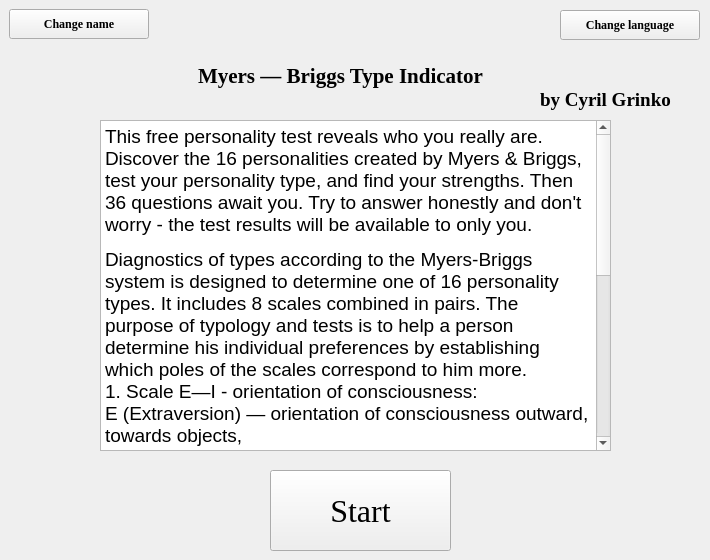
<?xml version="1.0" encoding="UTF-8"?>
<ui version="4.0">
 <class>MainMenu</class>
 <widget class="QWidget" name="MainMenu">
  <property name="geometry">
   <rect>
    <x>0</x>
    <y>0</y>
    <width>710</width>
    <height>560</height>
   </rect>
  </property>
  <property name="sizePolicy">
   <sizepolicy hsizetype="Fixed" vsizetype="Fixed">
    <horstretch>0</horstretch>
    <verstretch>0</verstretch>
   </sizepolicy>
  </property>
  <property name="minimumSize">
   <size>
    <width>710</width>
    <height>560</height>
   </size>
  </property>
  <property name="maximumSize">
   <size>
    <width>710</width>
    <height>560</height>
   </size>
  </property>
  <property name="windowTitle">
   <string>Myers-Briggs test</string>
  </property>
  <widget class="QLabel" name="autor">
   <property name="geometry">
    <rect>
     <x>540</x>
     <y>90</y>
     <width>161</width>
     <height>20</height>
    </rect>
   </property>
   <property name="font">
    <font>
     <family>Times New Roman</family>
     <pointsize>14</pointsize>
     <weight>75</weight>
     <bold>true</bold>
    </font>
   </property>
   <property name="layoutDirection">
    <enum>Qt::LeftToRight</enum>
   </property>
   <property name="text">
    <string>by Cyril Grinko</string>
   </property>
  </widget>
  <widget class="QPushButton" name="change_language_bt">
   <property name="geometry">
    <rect>
     <x>560</x>
     <y>10</y>
     <width>140</width>
     <height>30</height>
    </rect>
   </property>
   <property name="sizePolicy">
    <sizepolicy hsizetype="Fixed" vsizetype="Fixed">
     <horstretch>0</horstretch>
     <verstretch>0</verstretch>
    </sizepolicy>
   </property>
   <property name="minimumSize">
    <size>
     <width>140</width>
     <height>30</height>
    </size>
   </property>
   <property name="maximumSize">
    <size>
     <width>140</width>
     <height>30</height>
    </size>
   </property>
   <property name="font">
    <font>
     <family>Times New Roman</family>
     <pointsize>9</pointsize>
     <weight>75</weight>
     <bold>true</bold>
    </font>
   </property>
   <property name="text">
    <string>Change language</string>
   </property>
  </widget>
  <widget class="QPushButton" name="start_bt">
   <property name="geometry">
    <rect>
     <x>270</x>
     <y>470</y>
     <width>181</width>
     <height>81</height>
    </rect>
   </property>
   <property name="font">
    <font>
     <family>Times New Roman</family>
     <pointsize>24</pointsize>
     <underline>false</underline>
    </font>
   </property>
   <property name="text">
    <string>Start</string>
   </property>
  </widget>
  <widget class="QPushButton" name="change_name_bt">
   <property name="geometry">
    <rect>
     <x>9</x>
     <y>9</y>
     <width>140</width>
     <height>30</height>
    </rect>
   </property>
   <property name="sizePolicy">
    <sizepolicy hsizetype="Fixed" vsizetype="Fixed">
     <horstretch>0</horstretch>
     <verstretch>0</verstretch>
    </sizepolicy>
   </property>
   <property name="minimumSize">
    <size>
     <width>140</width>
     <height>30</height>
    </size>
   </property>
   <property name="maximumSize">
    <size>
     <width>140</width>
     <height>30</height>
    </size>
   </property>
   <property name="font">
    <font>
     <family>Times New Roman</family>
     <pointsize>9</pointsize>
     <weight>75</weight>
     <bold>true</bold>
    </font>
   </property>
   <property name="text">
    <string>Change name</string>
   </property>
  </widget>
  <widget class="QLabel" name="zagolovok">
   <property name="geometry">
    <rect>
     <x>20</x>
     <y>50</y>
     <width>641</width>
     <height>51</height>
    </rect>
   </property>
   <property name="font">
    <font>
     <family>Times New Roman</family>
     <pointsize>16</pointsize>
     <weight>75</weight>
     <bold>true</bold>
    </font>
   </property>
   <property name="text">
    <string>Myers — Briggs Type Indicator</string>
   </property>
   <property name="alignment">
    <set>Qt::AlignCenter</set>
   </property>
  </widget>
  <widget class="QTextEdit" name="introduction">
   <property name="geometry">
    <rect>
     <x>100</x>
     <y>120</y>
     <width>511</width>
     <height>331</height>
    </rect>
   </property>
   <property name="html">
    <string>&lt;!DOCTYPE HTML PUBLIC &quot;-//W3C//DTD HTML 4.0//EN&quot; &quot;http://www.w3.org/TR/REC-html40/strict.dtd&quot;&gt;
&lt;html&gt;&lt;head&gt;&lt;meta name=&quot;qrichtext&quot; content=&quot;1&quot; /&gt;&lt;style type=&quot;text/css&quot;&gt;
p, li { white-space: pre-wrap; }
&lt;/style&gt;&lt;/head&gt;&lt;body style=&quot; font-family:'.AppleSystemUIFont'; font-size:13pt; font-weight:400; font-style:normal;&quot;&gt;
&lt;p style=&quot; margin-top:12px; margin-bottom:12px; margin-left:0px; margin-right:0px; -qt-block-indent:0; text-indent:0px;&quot;&gt;&lt;span style=&quot; font-family:'Times New Roman'; font-size:14pt;&quot;&gt;This free personality test reveals who you really are. Discover the 16 personalities created by Myers &amp;amp; Briggs, test your personality type, and find your strengths. Then 36 questions await you. Try to answer honestly and don't worry - the test results will be available to only you.&lt;/span&gt;&lt;/p&gt;
&lt;p style=&quot; margin-top:12px; margin-bottom:12px; margin-left:0px; margin-right:0px; -qt-block-indent:0; text-indent:0px;&quot;&gt;&lt;span style=&quot; font-family:'Times New Roman'; font-size:14pt;&quot;&gt;Diagnostics of types according to the Myers-Briggs system is designed to determine one of 16 personality types. It includes 8 scales combined in pairs. The purpose of typology and tests is to help a person determine his individual preferences by establishing which poles of the scales correspond to him more.&lt;br /&gt;1. Scale E—I - orientation of consciousness:&lt;br /&gt;Е (Еxtraversion) — orientation of consciousness outward, towards objects,&lt;br /&gt;I (Introversion) — orientation of consciousness inward, towards the subject;&lt;br /&gt;2. Scale S—N — way of orientation in the situation:&lt;br /&gt;S (Sensing) — orientation to material information,&lt;br /&gt;N (iNtuition) — orientation to intuitive information;&lt;br /&gt;3. Scale T—F — decision-making basis:&lt;br /&gt;T (Thinking) — logical weighing of alternatives;&lt;br /&gt;F (Feeling) — decision-making on an emotional basis of ethics;&lt;br /&gt;4. Scale J—P — way of preparing solutions:&lt;br /&gt;J (Judging) — rational preference for planning and organizing information in advance,&lt;br /&gt;P (Perception) — irrational preference to act without detailed preliminary preparation, more focusing on the circumstances.&lt;br /&gt;The combination of scales gives the designation of one of 16 types, for example: ENTP, ISFJ, etc.&lt;/span&gt;&lt;/p&gt;&lt;/body&gt;&lt;/html&gt;</string>
   </property>
  </widget>
 </widget>
 <resources/>
 <connections/>
</ui>
